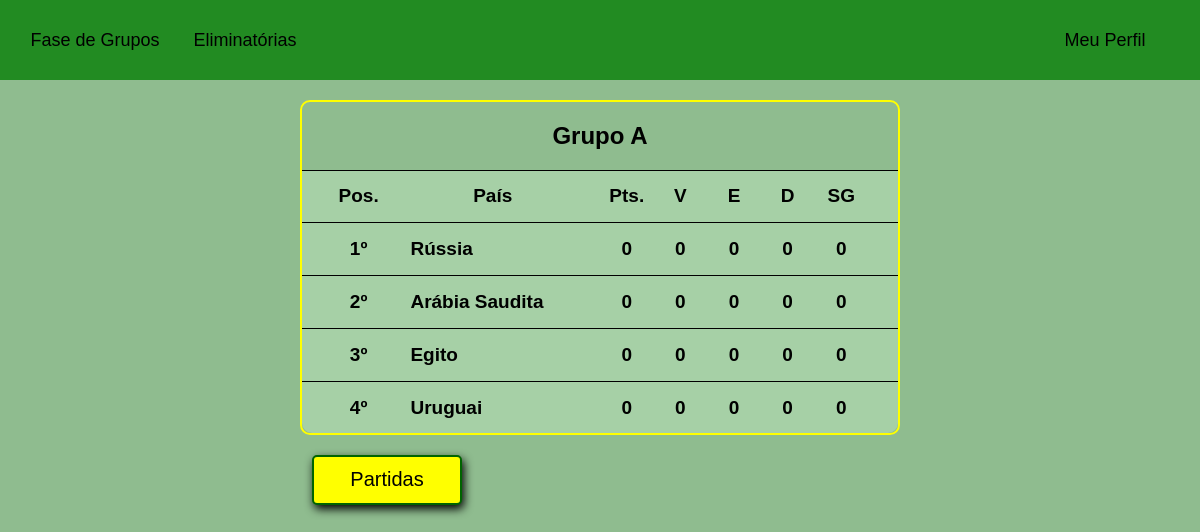
/grupo/1/, run on the app's committed database.
### core/models.py (models this page shows, shortened)
class Grupos(models.Model):
    pkid_grupo = models.AutoField(primary_key=True)
    nome_grupo = models.CharField(max_length=10, blank=True, null=True)
    class Meta:
        managed = True
        db_table = 'grupos'

class Times(models.Model):
    pkid_time = models.AutoField(primary_key=True)
    fkid_grupo = models.ForeignKey(Grupos, models.DO_NOTHING, db_column='fkid_grupo', blank=True, null=True)
    nome_time = models.CharField(unique=True, max_length=25, blank=True, null=True)
    def __str__(self):
        return self.nome_time
    class Meta:
        managed = True
        db_table = 'times'

### core/views.py (the view)
# urls.py: path('grupo/<int:id_grupo>/', tab_grupo, name="tab_grupo"),
def tab_grupo(request, id_grupo):
    grupo = Grupos.objects.get(pkid_grupo=id_grupo)
    times = list(teams_by_user(request, id_grupo))
    times.sort(key=operator.itemgetter('pontos', 'saldo_gols', 'vitorias'), reverse=True)
    partidas = []
    for i in range(1,7):
        partidas.append( str(grupo.nome_grupo.split(' ')[1]) + str(i) )
    jogos = []
    for partida in partidas:
        jogos.append( (list(Calendario.objects.filter(id_partida=partida)),
                       list(Partida.objects.filter(id_partida=partida,
                                                   fkid_user = request.user.id))
                      )
                    )
    print(jogos)
    context = {
        'grupo':grupo,
        'times':times,
        'jogos':jogos,
    }
    return render(request, 'pag_grupo.html', context)

### core/functions.py (called while the page is built)
def teams_by_user(request, grupo=None):
    times = Times.objects.all().values()
    if grupo:
        times = Times.objects.filter(fkid_grupo=grupo).values()
        print(times)
    for time in times:
        try:
            info = TimesInfo.objects.get(fkid_time=time['pkid_time'], fkid_user=request.user.id)
            info = {
                'vitorias':info.vitorias,
                'empates':info.empates,
                'derrotas':info.derrotas,
                'pontos':info.pontos,
                'saldo_gols':info.saldo_gols,
            }
            time.update(info)
        except:
            info = {
                'vitorias':0,
                'empates':0,
                'derrotas':0,
                'pontos':0,
                'saldo_gols':0,
            }
            time.update(info)
    return times

### core/models.py (called while the page is built)
    def __str__(self):
        return f'DT_{self.id_partida}'

### core/templates/pag_grupo.html (shortened to what this page needs)
{% extends 'base.html' %}
{% block statics %}
    <link rel="stylesheet" type="text/css" href="/static/css/pag_grupo.css">
{% endblock %}
{% block content %}
    <div class="tb_group">
    <div class="tb_title">
        <h2> {{ grupo.nome_grupo }} </h2>
    </div>
    <div class="tb_content">
        <div class="tb_team_row leg">
            <div class="num vertical">Pos.</div>
            <div class="nome vertical">País</div>
            <div class="num vertical">Pts.</div>
            <div class="num vertical">V</div>
            <div class="num vertical">E</div>
            <div class="num vertical">D</div>
            <div class="num vertical">SG</div>
        </div>
        <div class="borda_h"></div>
        <div class="tb_team_row main">
            <div class="num vertical">1º</div>
            <div class="nome vertical">{{ times.0.nome_time }}</div>
            <div class="num vertical">{{ times.0.pontos }}</div>
            <div class="num vertical">{{ times.0.vitorias }}</div>
            <div class="num vertical">{{ times.0.empates }}</div>
            <div class="num vertical">{{ times.0.derrotas }}</div>
            <div class="num vertical">{{ times.0.saldo_gols }}</div>
        </div>
        <div class="borda_h"></div>
        <div class="tb_team_row main">
            <div class="num vertical">2º</div>
            <div class="nome vertical">{{ times.1.nome_time }}</div>
            <div class="num vertical">{{ times.1.pontos }}</div>
            <div class="num vertical">{{ times.1.vitorias }}</div>
            <div class="num vertical">{{ times.1.empates }}</div>
            <div class="num vertical">{{ times.1.derrotas }}</div>
            <div class="num vertical">{{ times.1.saldo_gols }}</div>
        </div>
        <div class="borda_h"></div>
        <div class="tb_team_row main">
            <div class="num vertical">3º</div>
            <div class="nome vertical">{{ times.2.nome_time }}</div>
            <div class="num vertical">{{ times.2.pontos }}</div>
            <div class="num vertical">{{ times.2.vitorias }}</div>
            <div class="num vertical">{{ times.2.empates }}</div>
            <div class="num vertical">{{ times.2.derrotas }}</div>
            <div class="num vertical">{{ times.2.saldo_gols }}</div>
        </div>
        <div class="borda_h"></div>
        <div class="tb_team_row main">
            <div class="num vertical">4º</div>
            <div class="nome vertical">{{ times.3.nome_time }}</div>
            <div class="num vertical">{{ times.3.pontos }}</div>
            <div class="num vertical">{{ times.3.vitorias }}</div>
            <div class="num vertical">{{ times.3.empates }}</div>
            <div class="num vertical">{{ times.3.derrotas }}</div>
            <div class="num vertical">{{ times.3.saldo_gols }}</div>
    </div>
    </div>
    </div>
    <div class="matches">
        <div class="bt_side">
            <button class="btShow" onclick="show_matches()" type="button">Partidas</button>
        </div>
    </div>
{% endblock content %}

### core/static/css/pag_grupo.css (style rules this page uses)
.vertical { display: flex; flex-flow: column nowrap; justify-content: center; }
.tb_group { border: 2px solid yellow; border-radius: 10px; margin: 20px auto; width: 50%; }
.tb_title { border-bottom: 1px solid black; font-size: 16px; text-align: center; margin: 5px auto 0; }
.tb_content { background-color: #a6d0a6; border-radius: 0 0 10px 10px; display: flex; flex-flow: column nowrap; }
.tb_team_row { display: flex; font-size: 19px; font-weight: 600; flex-flow: row nowrap; height: 30px; width: 90%; margin: 10px auto; }
div.tb_team_row.leg { text-align: center; }
.num { width: 10%; text-align: center; }
.nome { width: 40%; }
div.tb_team_row.main div.nome { padding-left: 25px; }
.borda_h { margin: 1px auto; height: 1px; background-color: black; width: 100%; }
.btShow { border: 2px solid darkgreen; border-radius: 5px; background-color: yellow; box-shadow: 2px 4px 10px 0px black; cursor: pointer; font-size: 20px; height: 50px; transition: .3s; width: 150px; }
.bt_side { width: 10%; }
.matches { display: flex; flex-flow: row nowrap; justify-content: space-between; margin: 5px auto; width: 48%; }

### core/static/css/site.css (style rules this page uses)
* { box-sizing: border-box; font-family: Arial, Helvetica, sans-serif; }
body { background-color: darkseagreen; margin: 0; }

### data on the page
Grupos: nome_grupo "Grupo A"
Times: nome_time "Rússia"
Times: nome_time "Arábia Saudita"
Times: nome_time "Egito"
Times: nome_time "Uruguai"

### other printed values
{{ times.0.pontos }} "0"
{{ times.0.vitorias }} "0"
{{ times.0.empates }} "0"
{{ times.0.derrotas }} "0"
{{ times.0.saldo_gols }} "0"
{{ times.1.pontos }} "0"
{{ times.1.vitorias }} "0"
{{ times.1.empates }} "0"
{{ times.1.derrotas }} "0"
{{ times.1.saldo_gols }} "0"
{{ times.2.pontos }} "0"
{{ times.2.vitorias }} "0"
{{ times.2.empates }} "0"
{{ times.2.derrotas }} "0"
{{ times.2.saldo_gols }} "0"
